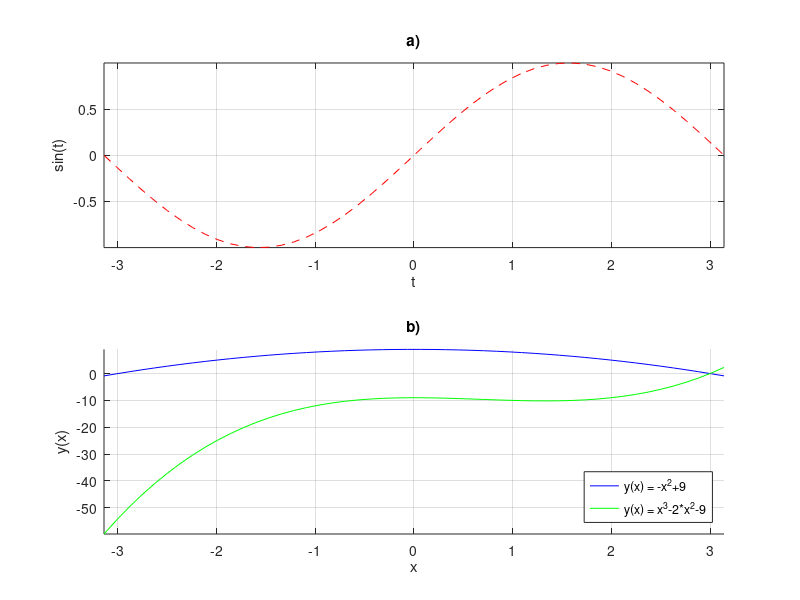
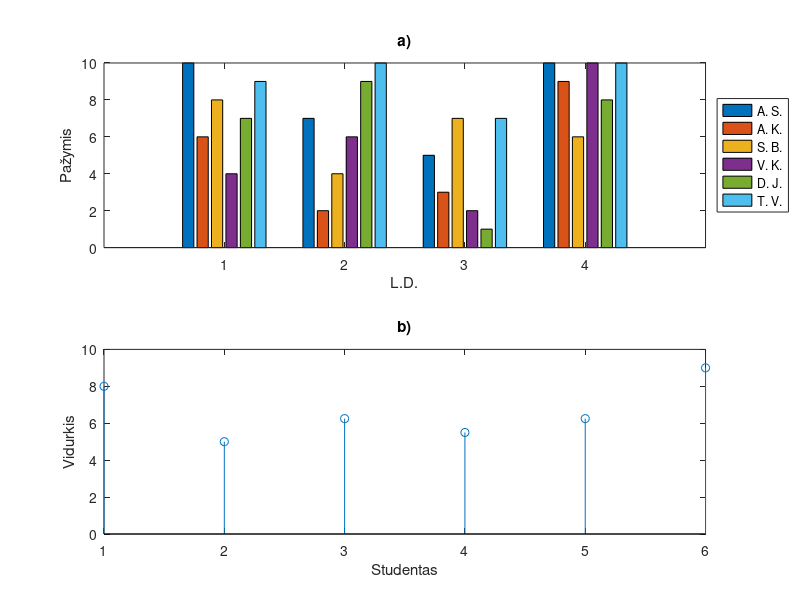
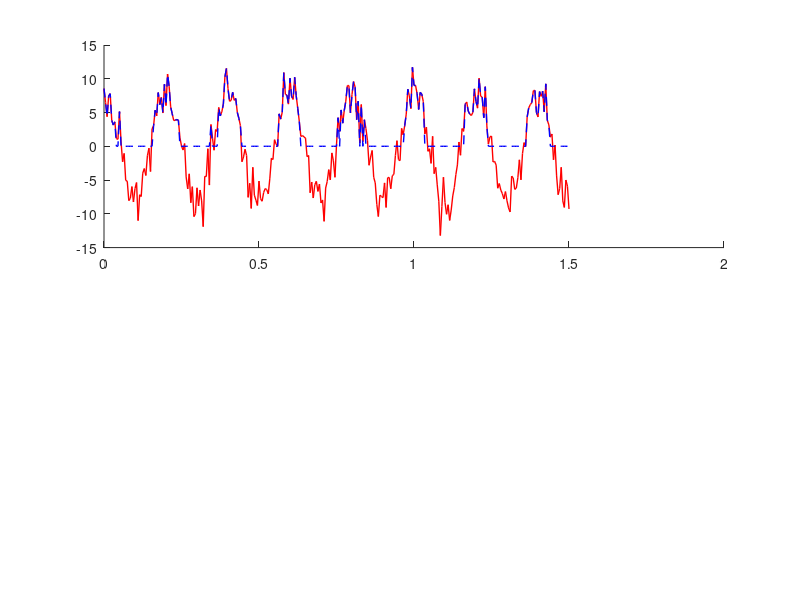

Here is the MATLAB script that generated these plots, in order: (Note: this script raises an error after producing the figures.)
% Aleksandr Skokunov
% EKf-25
% Data: 2026-09-21

% 1 užduotis
clear all
clc

t = linspace(-pi, pi, 50);

figure
subplot(2, 1, 1)
plot(t, sin(t), 'r--')
xlim([min(t) max(t)])
ylim([min(sin(t)) max(sin(t))])
grid on
title('a)')
xlabel('t')
ylabel('sin(t)')

x = linspace(-pi, pi, 50);
y1 = -x.^2 + 9;
y2 = x.^3 - 2*x.^2 - 9;

subplot(2, 1, 2)
hold on
plot(x, y1, 'b')
plot(x, y2, 'g')
xlim([min(x) max(x)])
ylim([min(y2) max(y1)])
grid on
legend('y(x) = -x^2+9', 'y(x) = x^3-2*x^2-9', ... 
        'Location', 'southeast')
title('b)')
xlabel('x')
ylabel('y(x)')

%% 2 užduotis
clear all
clc

grades = [10 6 8 4 7 9; 7 2 4 6 9 10; ... 
            5 3 7 2 1 7; 10 9 6 10 8 10];

figure
subplot(2, 1, 1)
bar(grades)
ylim([0 10])
title('a)')
xlabel('L.D.')
ylabel('Pažymis')
legend('A. S.', 'A. K.', 'S. B.', 'V. K.', 'D. J.', 'T. V.', ... 
        'Location', 'eastoutside')

subplot(2, 1, 2)
stem(mean(grades))
ylim([0 10])
title('b)')
xlabel('Studentas')
ylabel('Vidurkis')

%% Papildoma užduotis
clear all
clc

A = 8;
f = 5;
o = 1.8;
U_1 = 5;
U_2 = 3;

t = 0:0.005:1.5;
n = o*randn(size(t));
s = A*cos(2*pi*f*t)+n;

virs = s;
virs(not(s>U_2)) = NaN;

filt_s = s;
filt_s(s<U_2) = 0;


figure
subplot(2, 1, 1)
hold on
plot(t, s, 'r', 'LineWidth', 1)
plot(t, filt_s, 'b--', 'LineWidth', 1)
yline(U_1, 'g')
yline(U_2, 'g')
xlim([min(t) max(t)])
ylim([min(s) max(s)])
title('a)', 'Color', 'r', 'FontSize', 14, 'FontWeight','bold')
xlabel('t')
ylabel('s(t)')
legend('Pradinis signalas', 'Filtruotas signalas', ...
        'Filtravimo riba', 'Location','eastoutside')

subplot(2, 1, 2)
stem(t, virs, 'g')
hold on

x = t;
y = virs;

valid = ~isnan(y);
yv = y(valid);
xv = x(valid);

yMin = min(yv);
yMax = max(yv);
xMin = find(y==yMin);
xMax = find(y==yMax);

plot(x(xMin), y(xMin), 'rdiamond', 'MarkerFaceColor', 'r', 'MarkerSize', 10)
plot(x(xMax), y(xMax), 'bdiamond', 'MarkerFaceColor', 'b', 'MarkerSize', 10)
hold off

title('b)', 'Color', 'r', 'FontSize', 14, 'FontWeight','bold')
xlabel('t')
ylabel('s(t)>U_1')
